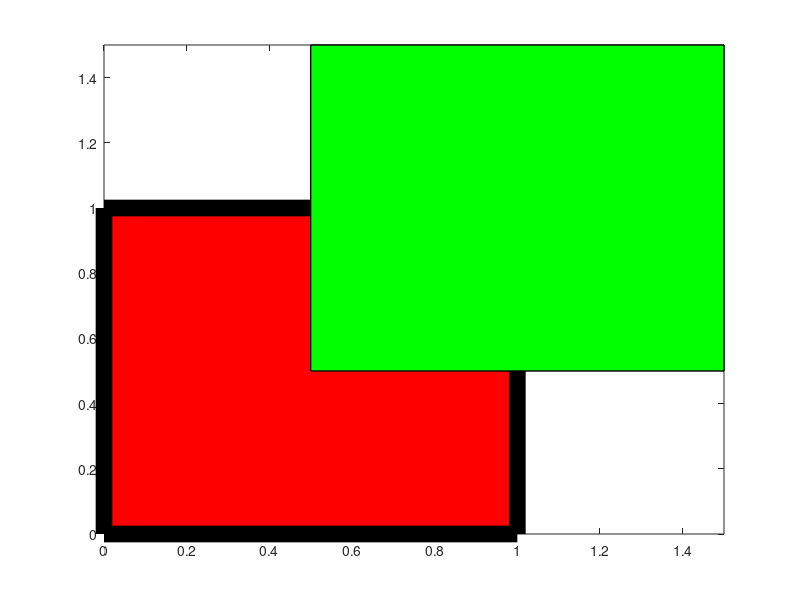

Write the MATLAB code that produced this figure. (Note: this script raises an error after producing the figure.)
%=============================================================================
% Copyright (c) 2016-present Allan CORNET (Nelson)
%=============================================================================
% This file is part of Nelson.
%=============================================================================
% LICENCE_BLOCK_BEGIN
% SPDX-License-Identifier: LGPL-3.0-or-later
% LICENCE_BLOCK_END
%=============================================================================
% <--ADV-CLI MODE-->
%=============================================================================
close all;
%=============================================================================
f = figure('Visible', 'on', 'Position', [100 100 640 520], 'Color', [1 1 1]);
ax = axes('Parent', f);
fill([0 1 1 0], [0 0 1 1], 'r', 'LineWidth', 12);
hold on;
fill([0.5 1.5 1.5 0.5], [0.5 0.5 1.5 1.5], 'g', 'LineWidth', 1);
axis(ax, [0 1.5 0 1.5]);
drawnow();

frame = getframe(ax);
img = frame.cdata;
render_assert_not_blank(img);

xLimits = ax.XLim;
yLimits = ax.YLim;
height = size(img, 1);
width = size(img, 2);
col = round(1 + (0.75 - xLimits(1)) / (xLimits(2) - xLimits(1)) * (width - 1));
row = round(height - (1.0 - yLimits(1)) / (yLimits(2) - yLimits(1)) * (height - 1));
rows = max(1, row - 4):min(height, row + 4);
cols = max(1, col - 12):min(width, col + 12);
sample = img(rows, cols, :);

greenPixels = sample(:, :, 2) > 180 & sample(:, :, 1) < 90 & sample(:, :, 3) < 90;
darkPixels = sample(:, :, 1) < 80 & sample(:, :, 2) < 80 & sample(:, :, 3) < 80;
asserts.istrue(nnz(greenPixels) / numel(greenPixels) > 0.70);
asserts.istrue(nnz(darkPixels) / numel(darkPixels) < 0.05);

close(f);
close all;
%=============================================================================
